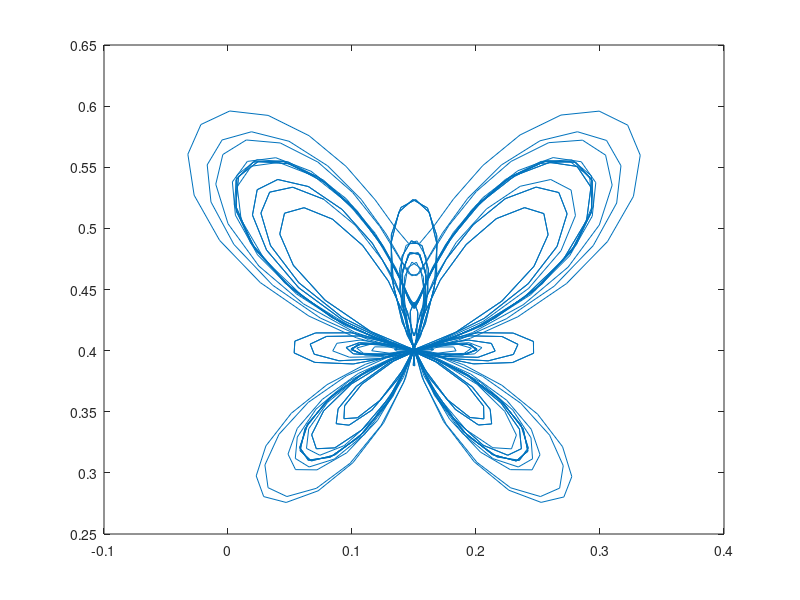

Write MATLAB code to recreate this figure.
%% Testing out some cool parametric curves


close all
clear all

t = [0:0.1:100];

scale_factor = 0.05;
y_0 = 0.15;
z_0 = 0.4;

Y = y_0 + scale_factor*(sin(t).*(exp((cos(t))) - 2*cos(4*t) - sin(t/12).^5));
Z = z_0 + scale_factor*(cos(t).*(exp((cos(t))) - 2*cos(4*t) - sin(t/12).^5));

plot(Y, Z);
